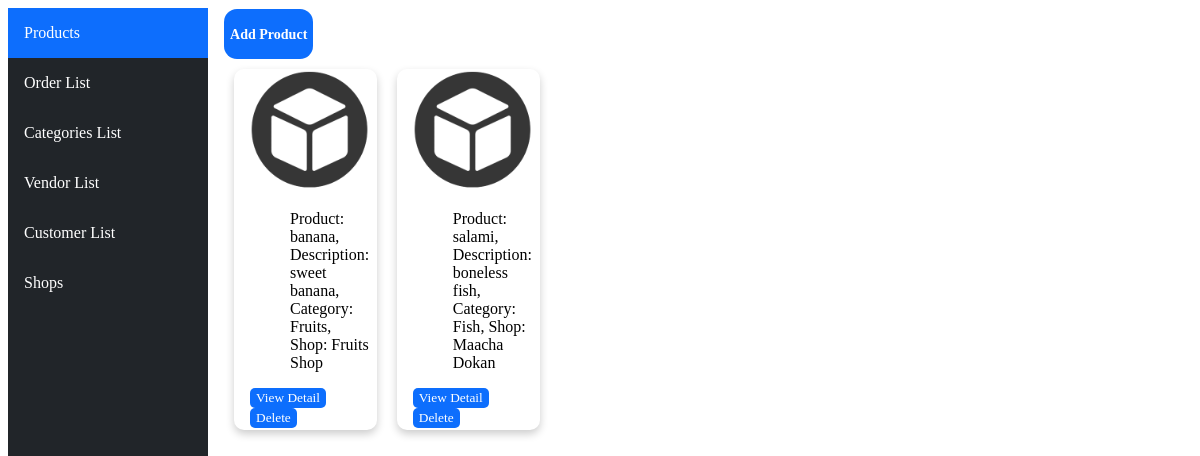
/product/, run on an earlier commit of the app's database.
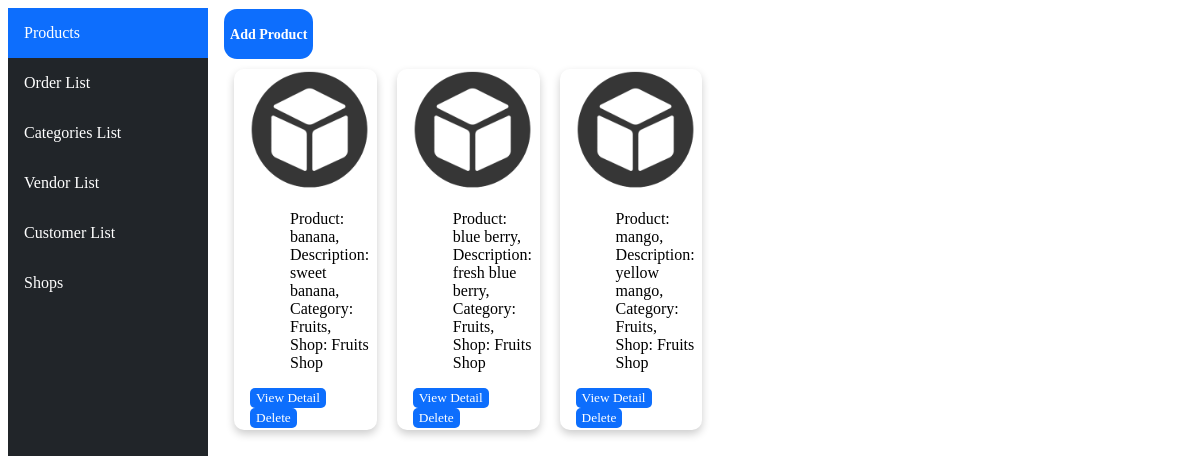
And on a later commit of the database.
### ecommerceApp/models.py (models this page shows, shortened)
class Product(models.Model):
    name=models.CharField(max_length=50)
    description=models.CharField(max_length=1000)
    category=models.ForeignKey(Category,on_delete=models.CASCADE, related_name="category_name")
    shop=models.ManyToManyField(Shop, related_name="shop_name")

class Category(models.Model):
    name=models.CharField(max_length=50)

class Shop(models.Model):
    name=models.CharField(max_length=50)
    owner=models.ForeignKey(Vendor, on_delete=models.CASCADE)

### ecommerceApp/views.py (the view)
# urls.py: path('product/',views.product,name="product"),
def product(request):
    products=Product.objects.all()
    return render(request,"html/product.html",{"products":products})

### ecommerceApp/templates/html/product.html
{%extends "html/layout.html"%}
{%block body%}
{% load static %}
<link rel="stylesheet" href="{% static 'css/products.css' %}" />
<button class="button"><a class="button" href="{%url 'main:add-product'%}">
        <h3>Add Product</h3>
</a></button>
<div class="main">
        {%for product in products%}
        <div class="card">
                <div class="container">
                        <img src="../icon/product.jpg" alt="Avatar" style="width:100%">
                        <ul>Product: {{product.name}},
                                Description: {{product.description}},
                                Category: {{product.category.name}},
                                Shop: {% for shop in product.shop.all %}{{ shop.name }}{% endfor %}</ul>
                        <button class="button-small">
                                <a class="button-small" href="{%url 'main:product-detail' product.id %}">View Detail</a>
                        </button>
                        <button class="button-small">
                                <a class="button-small" href="{%url 'main:delete-product' product.id %}">Delete</a>
                        </button>
                </div>
        </div>
        {%endfor%}
{% endblock %}

### ecommerceApp/templates/html/layout.html (shortened to what this page needs)
<!DOCTYPE html>
<html>
<head>
    {% load static %}
    <link rel="stylesheet"  href="{% static 'css/stylesheet.css' %}" />
</head>
<body>
    <div>
        <div class="sidebar">
            <a class="active" href="{%url 'main:product'%}">Products</a>
            <a href="{%url 'main:order'%}">Order List</a>
            <a href="{%url 'main:category'%}">Categories List</a>
            <a href="{%url 'main:displayVendor'%}">Vendor List</a>
            <a href="{%url 'main:displayCustomer'%}">Customer List</a>
            <a href="{%url 'main:shoplist'%}">Shops</a>
          </div>
    </div>
  <div class="content">
    {%block body%}
    {% endblock %}
  </div>
</body>
</html>

### ecommerceApp/static/css/stylesheet.css (style rules this page uses)
.sidebar { margin: 0; padding: 0; width: 200px; background-color:#212529; position: fixed; height: 100%; overflow: auto; }
.sidebar a { display: block; color: black; padding: 16px; text-decoration: none; color: #fff; }
.sidebar a.active { background-color: #0d6efd; color: #fff; }
div.content { margin-left: 200px; padding: 1px 16px; height: 1000px; }

### ecommerceApp/static/css/products.css (style rules this page uses)
.main { display: flex; }
.card { box-shadow: 0 4px 8px 0 rgba(0,0,0,0.2); transition: 0.3s; max-width: 15%; max-height: 20%; border-radius: 10px; margin-top: 10px; margin-bottom: 10px; margin-left: 10px; margin-right: 10px; display:flex; }
.container { padding: 2px 16px; }
.button { background-color: #0d6efd; text-decoration: none; border: none; color: #fff; height: 50px; border-radius: 13px; font-family: "Times New Roman", Times, serif; font-size: 12px; }
.button-small { background-color: #0d6efd; text-decoration: none; border: none; color: #fff; height: 20px; border-radius: 5px; font-family: "Times New Roman", Times, serif; }

What changed in the data, as far as the page shows it:
removed Product: name "salami", description "boneless fish", category.name "Fish"
no longer on this page (row unchanged): Shop: name "Maacha Dokan", shown under "salami"
added Product: name "blue berry", description "fresh blue berry", category.name "Fruits", Shop (name "Fruits Shop")
added Product: name "mango", description "yellow mango", category.name "Fruits", Shop (name "Fruits Shop")
